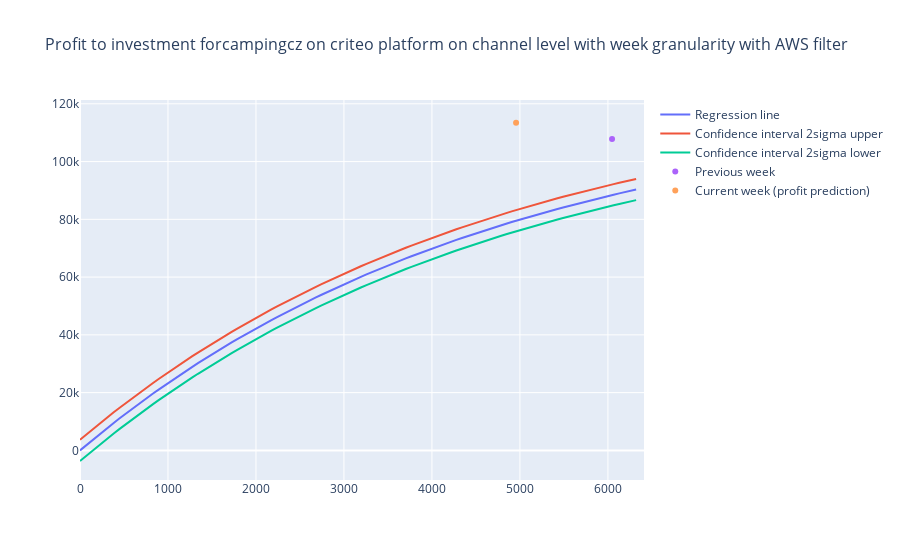

The cell this chart's notebook holds for it:
### Code cell
zzz_df = corr_thd_df.iloc[data_line.value:data_line.value + 1, :]
zzz_df
show_chart(zzz_df)
